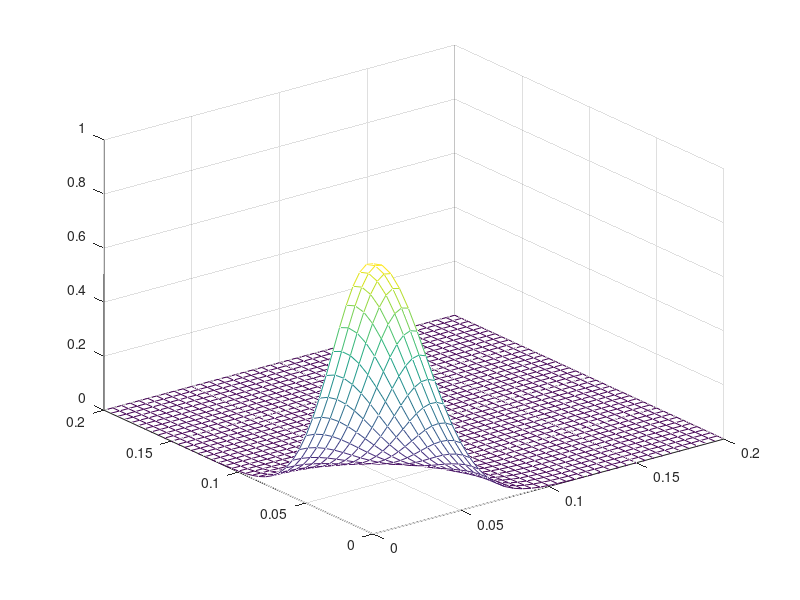

Reproduce this figure in MATLAB.

clear all
close all

[X,Y] = meshgrid(0:.005:0.2);
Z1 =  3*(1-X).^2.*exp(-(X.^2) - (Y+1).^2) ...
   - 10*(X/5 - X.^3 - Y.^5).*exp(-X.^2-Y.^2) ...
   - 1/3*exp(-(X+1).^2 - Y.^2);
Z2 =  3*(X).^2.*exp((-(X-0.7).^2 - (Y-0.7).^2)/0.05) ...
   + 1.*exp((-(X-0.4).^2-(Y-0.4).^2)/0.06) ...
   + 1/3*exp((-(X-0.2).^2 - (Y-0.2).^2)/0.08);
sigma = 0.03;
Z3 = exp((-(X).^2 - (Y).^2)/(2*sigma*sigma));
%Z3 = Z3.*(1/(sigma*sqrt(2*pi)));
mesh(X,Y,Z3);
